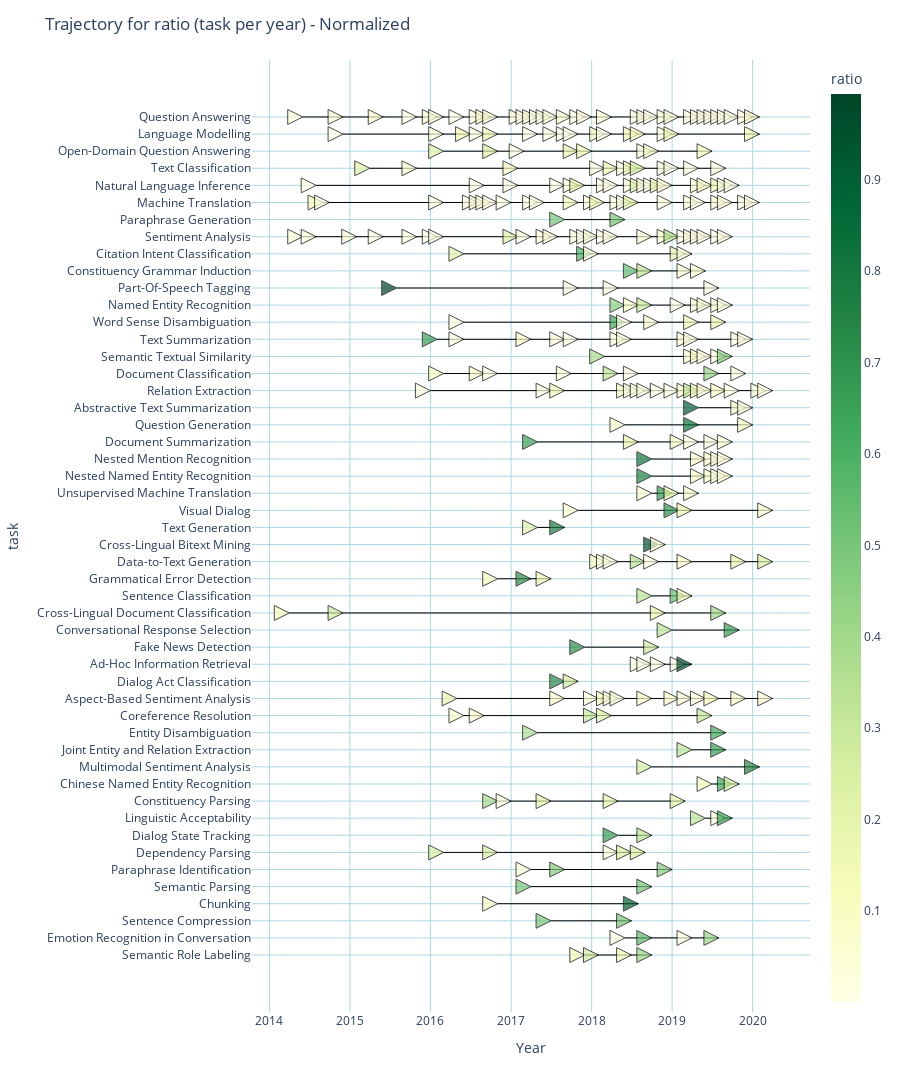

The cell this chart's notebook holds for it:
### Code cell
fig_traj_norm = px.line(average_summary_IN3, x="date", y="task", color="task")

# this trace adds first all the dates with a data point attached to it
# fig3_df=average_summary[average_summary["in_trajectory"]=="OUT"]
# fig3_df["date"]=pd.to_datetime(fig3_df['date'])
# fig3_df["date"]=fig3_df["date"].dt.year


# then as use the average_summary df to add only the data that forms a trajectory#
# this value/date is the average of the percentual of maximum value achieved for the metrics at that date.

# This adds/remove those points with value < 1 and > 0.5
#add_white("task")

fig_traj_norm.add_trace(
    go.Scatter(
        x=average_summary_IN3["date"],
        y=average_summary_IN3["task"],
        mode="markers",
        name=None,
        hovertemplate=average_summary_IN3["task"]
        + "<BR>task: "
        + average_summary_IN3["task"]
        + "<BR>date: "
        + average_summary_IN3["date"].astype("string")
        + "<BR>ratio: "
        + average_summary_IN3["ratio"].astype("string"),
        marker=dict(
            size=15,  # alpha ratio
            symbol=48,  # https://plotly.com/python/marker-style/
            opacity=0.7,  # alpha ratio
            color=average_summary_IN3["ratio"],  # set color equal to a variable
            colorscale="YlGn",  # one of plotly colorscales
            colorbar=dict(title="ratio", lenmode="pixels"),
            showscale=True,
        ),
    )
)


fig_traj_norm.update_traces(
    marker=dict(line=dict(color="black", width=1)),
    line=dict(width=1, color="black"),
)

fig_traj_norm.update_xaxes(showgrid=True, gridcolor="lightBlue", title="Year")
fig_traj_norm.update_yaxes(showgrid=True, gridcolor="lightBlue", title="task")

fig_traj_norm.update_layout(
    title="Trajectory for ratio (task per year) - Normalized",
    showlegend=False,
    plot_bgcolor="white",
    height=2000,
    width=900,
    xaxis=dict(
        tickmode="auto",
    ),
)  # set the background colour)

# fig.update_layout(margin_pad=1)

fig_traj_norm.show()

import plotly.io as pio
# save trajectory plot to file
pio.write_image(fig_traj_norm, "./PLOT_4_plots/fig_traj_norm.png")

### Figure 1 — Plotly figure (JSON) as saved in the notebook; plotly's stock layout.template omitted (floating-point values rounded to 4 significant figures; data arrays with more than 128 entries replaced by an {"elided": "..."} marker saying what was removed)
{"data": [{"hovertemplate": "task=%{y}<br>date=%{x}<extra></extra>", "legendgroup": "Question Answering", "line": {"color": "black", "dash": "solid", "width": 1}, "marker": {"line": {"color": "black", "width": 1}}, "mode": "lines", "name": "Question Answering", "orientation": "v", "showlegend": true, "type": "scatter", "x": ["2014-06", "2014-12", "2015-06", "2015-11", "2016-02", "2016-03", "2016-06", "2016-09", "2016-10", "2016-11", "2017-03", "2017-04", "2017-05", "2017-06", "2017-07", "2017-08", "2017-10", "2017-12", "2018-01", "2018-04", "2018-09", "2018-10", "2018-11", "2019-01", "2019-02", "2019-05", "2019-06", "2019-07", "2019-08", "2019-09", "2019-10", "2019-11", "2020-01", "2020-02"], "xaxis": "x", "y": ["Question Answering", "Question Answering", "Question Answering", "Question Answering", "Question Answering", "Question Answering", "Question Answering", "Question Answering", "Question Answering", "Question Answering", "Question Answering", "Question Answering", "Question Answering", "Question Answering", "Question Answering", "Question Answering", "Question Answering", "Question Answering", "Question Answering", "Question Answering", "Question Answering", "Question Answering", "Question Answering", "Question Answering", "Question Answering", "Question Answering", "Question Answering", "Question Answering", "Question Answering", "Question Answering", "Question Answering", "Question Answering", "Question Answering", "Question Answering"], "yaxis": "y"}, {"hovertemplate": "task=%{y}<br>date=%{x}<extra></extra>", "legendgroup": "Language Modelling", "line": {"color": "black", "dash": "solid", "width": 1}, "marker": {"line": {"color": "black", "width": 1}}, "mode": "lines", "name": "Language Modelling", "orientation": "v", "showlegend": true, "type": "scatter", "x": ["2014-12", "2016-03", "2016-07", "2016-09", "2016-11", "2017-05", "2017-08", "2017-10", "2017-11", "2018-03", "2018-04", "2018-08", "2018-09", "2019-01", "2019-02", "2020-02"], "xaxis": "x", "y": ["Language Modelling", "Language Modelling", "Language Modelling", "Language Modelling", "Language Modelling", "Language Modelling", "Language Modelling", "Language Modelling", "Language Modelling", "Language Modelling", "Language Modelling", "Language Modelling", "Language Modelling", "Language Modelling", "Language Modelling", "Language Modelling"], "yaxis": "y"}, {"hovertemplate": "task=%{y}<br>date=%{x}<extra></extra>", "legendgroup": "Open-Domain Question Answering", "line": {"color": "black", "dash": "solid", "width": 1}, "marker": {"line": {"color": "black", "width": 1}}, "mode": "lines", "name": "Open-Domain Question Answering", "orientation": "v", "showlegend": true, "type": "scatter", "x": ["2016-03", "2016-11", "2017-03", "2017-11", "2018-01", "2018-10", "2018-11", "2019-07"], "xaxis": "x", "y": ["Open-Domain Question Answering", "Open-Domain Question Answering", "Open-Domain Question Answering", "Open-Domain Question Answering", "Open-Domain Question Answering", "Open-Domain Question Answering", "Open-Domain Question Answering", "Open-Domain Question Answering"], "yaxis": "y"}, {"hovertemplate": "task=%{y}<br>date=%{x}<extra></extra>", "legendgroup": "Text Classification", "line": {"color": "black", "dash": "solid", "width": 1}, "marker": {"line": {"color": "black", "width": 1}}, "mode": "lines", "name": "Text Classification", "orientation": "v", "showlegend": true, "type": "scatter", "x": ["2015-04", "2015-11", "2017-02", "2018-03", "2018-05", "2018-07", "2018-08", "2018-09", "2019-01", "2019-02", "2019-05", "2019-09"], "xaxis": "x", "y": ["Text Classification", "Text Classification", "Text Classification", "Text Classification", "Text Classification", "Text Classification", "Text Classification", "Text Classification", "Text Classification", "Text Classification", "Text Classification", "Text Classification"], "yaxis": "y"}, {"hovertemplate": "task=%{y}<br>date=%{x}<extra></extra>", "legendgroup": "Natural Language Inference", "line": {"color": "black", "dash": "solid", "width": 1}, "marker": {"line": {"color": "black", "width": 1}}, "mode": "lines", "name": "Natural Language Inference", "orientation": "v", "showlegend": true, "type": "scatter", "x": ["2014-08", "2016-09", "2017-02", "2017-09", "2017-11", "2017-12", "2018-04", "2018-05", "2018-08", "2018-09", "2018-10", "2018-11", "2018-12", "2019-01", "2019-06", "2019-07", "2019-09", "2019-10", "2019-11"], "xaxis": "x", "y": ["Natural Language Inference", "Natural Language Inference", "Natural Language Inference", "Natural Language Inference", "Natural Language Inference", "Natural Language Inference", "Natural Language Inference", "Natural Language Inference", "Natural Language Inference", "Natural Language Inference", "Natural Language Inference", "Natural Language Inference", "Natural Language Inference", "Natural Language Inference", "Natural Language Inference", "Natural Language Inference", "Natural Language Inference", "Natural Language Inference", "Natural Language Inference"], "yaxis": "y"}, {"hovertemplate": "task=%{y}<br>date=%{x}<extra></extra>", "legendgroup": "Machine Translation", "line": {"color": "black", "dash": "solid", "width": 1}, "marker": {"line": {"color": "black", "width": 1}}, "mode": "lines", "name": "Machine Translation", "orientation": "v", "showlegend": true, "type": "scatter", "x": ["2014-09", "2014-10", "2016-03", "2016-08", "2016-09", "2016-10", "2016-11", "2017-01", "2017-05", "2017-06", "2017-11", "2018-02", "2018-03", "2018-06", "2018-07", "2018-08", "2019-01", "2019-05", "2019-06", "2019-09", "2019-10", "2020-01", "2020-02"], "xaxis": "x", "y": ["Machine Translation", "Machine Translation", "Machine Translation", "Machine Translation", "Machine Translation", "Machine Translation", "Machine Translation", "Machine Translation", "Machine Translation", "Machine Translation", "Machine Translation", "Machine Translation", "Machine Translation", "Machine Translation", "Machine Translation", "Machine Translation", "Machine Translation", "Machine Translation", "Machine Translation", "Machine Translation", "Machine Translation", "Machine Translation", "Machine Translation"], "yaxis": "y"}, {"hovertemplate": "task=%{y}<br>date=%{x}<extra></extra>", "legendgroup": "Paraphrase Generation", "line": {"color": "black", "dash": "solid", "width": 1}, "marker": {"line": {"color": "black", "width": 1}}, "mode": "lines", "name": "Paraphrase Generation", "orientation": "v", "showlegend": true, "type": "scatter", "x": ["2017-09", "2018-06"], "xaxis": "x", "y": ["Paraphrase Generation", "Paraphrase Generation"], "yaxis": "y"}, {"hovertemplate": "task=%{y}<br>date=%{x}<extra></extra>", "legendgroup": "Sentiment Analysis", "line": {"color": "black", "dash": "solid", "width": 1}, "marker": {"line": {"color": "black", "width": 1}}, "mode": "lines", "name": "Sentiment Analysis", "orientation": "v", "showlegend": true, "type": "scatter", "x": ["2014-06", "2014-08", "2015-02", "2015-06", "2015-11", "2016-02", "2016-03", "2017-02", "2017-04", "2017-07", "2017-08", "2017-12", "2018-01", "2018-02", "2018-04", "2018-05", "2018-10", "2019-01", "2019-02", "2019-04", "2019-05", "2019-06", "2019-07", "2019-09", "2019-10"], "xaxis": "x", "y": ["Sentiment Analysis", "Sentiment Analysis", "Sentiment Analysis", "Sentiment Analysis", "Sentiment Analysis", "Sentiment Analysis", "Sentiment Analysis", "Sentiment Analysis", "Sentiment Analysis", "Sentiment Analysis", "Sentiment Analysis", "Sentiment Analysis", "Sentiment Analysis", "Sentiment Analysis", "Sentiment Analysis", "Sentiment Analysis", "Sentiment Analysis", "Sentiment Analysis", "Sentiment Analysis", "Sentiment Analysis", "Sentiment Analysis", "Sentiment Analysis", "Sentiment Analysis", "Sentiment Analysis", "Sentiment Analysis"], "yaxis": "y"}, {"hovertemplate": "task=%{y}<br>date=%{x}<extra></extra>", "legendgroup": "Citation Intent Classification", "line": {"color": "black", "dash": "solid", "width": 1}, "marker": {"line": {"color": "black", "width": 1}}, "mode": "lines", "name": "Citation Intent Classification", "orientation": "v", "showlegend": true, "type": "scatter", "x": ["2016-06", "2018-01", "2018-02", "2019-03", "2019-04"], "xaxis": "x", "y": ["Citation Intent Classification", "Citation Intent Classification", "Citation Intent Classification", "Citation Intent Classification", "Citation Intent Classification"], "yaxis": "y"}, {"hovertemplate": "task=%{y}<br>date=%{x}<extra></extra>", "legendgroup": "Constituency Grammar Induction", "line": {"color": "black", "dash": "solid", "width": 1}, "marker": {"line": {"color": "black", "width": 1}}, "mode": "lines", "name": "Constituency Grammar Induction", "orientation": "v", "showlegend": true, "type": "scatter", "x": ["2018-08", "2018-10", "2019-04", "2019-06"], "xaxis": "x", "y": ["Constituency Grammar Induction", "Constituency Grammar Induction", "Constituency Grammar Induction", "Constituency Grammar Induction"], "yaxis": "y"}, {"hovertemplate": "task=%{y}<br>date=%{x}<extra></extra>", "legendgroup": "Part-Of-Speech Tagging", "line": {"color": "black", "dash": "solid", "width": 1}, "marker": {"line": {"color": "black", "width": 1}}, "mode": "lines", "name": "Part-Of-Speech Tagging", "orientation": "v", "showlegend": true, "type": "scatter", "x": ["2015-08", "2017-11", "2018-05", "2019-08"], "xaxis": "x", "y": ["Part-Of-Speech Tagging", "Part-Of-Speech Tagging", "Part-Of-Speech Tagging", "Part-Of-Speech Tagging"], "yaxis": "y"}, {"hovertemplate": "task=%{y}<br>date=%{x}<extra></extra>", "legendgroup": "Named Entity Recognition", "line": {"color": "black", "dash": "solid", "width": 1}, "marker": {"line": {"color": "black", "width": 1}}, "mode": "lines", "name": "Named Entity Recognition", "orientation": "v", "showlegend": true, "type": "scatter", "x": ["2018-06", "2018-08", "2018-10", "2019-03", "2019-06", "2019-07", "2019-09", "2019-10"], "xaxis": "x", "y": ["Named Entity Recognition", "Named Entity Recognition", "Named Entity Recognition", "Named Entity Recognition", "Named Entity Recognition", "Named Entity Recognition", "Named Entity Recognition", "Named Entity Recognition"], "yaxis": "y"}, {"hovertemplate": "task=%{y}<br>date=%{x}<extra></extra>", "legendgroup": "Word Sense Disambiguation", "line": {"color": "black", "dash": "solid", "width": 1}, "marker": {"line": {"color": "black", "width": 1}}, "mode": "lines", "name": "Word Sense Disambiguation", "orientation": "v", "showlegend": true, "type": "scatter", "x": ["2016-06", "2018-06", "2018-07", "2018-11", "2019-05", "2019-09"], "xaxis": "x", "y": ["Word Sense Disambiguation", "Word Sense Disambiguation", "Word Sense Disambiguation", "Word Sense Disambiguation", "Word Sense Disambiguation", "Word Sense Disambiguation"], "yaxis": "y"}, {"hovertemplate": "task=%{y}<br>date=%{x}<extra></extra>", "legendgroup": "Text Summarization", "line": {"color": "black", "dash": "solid", "width": 1}, "marker": {"line": {"color": "black", "width": 1}}, "mode": "lines", "name": "Text Summarization", "orientation": "v", "showlegend": true, "type": "scatter", "x": ["2016-02", "2016-06", "2017-04", "2017-09", "2017-11", "2018-06", "2018-07", "2019-04", "2019-05", "2019-12", "2020-01"], "xaxis": "x", "y": ["Text Summarization", "Text Summarization", "Text Summarization", "Text Summarization", "Text Summarization", "Text Summarization", "Text Summarization", "Text Summarization", "Text Summarization", "Text Summarization", "Text Summarization"], "yaxis": "y"}, {"hovertemplate": "task=%{y}<br>date=%{x}<extra></extra>", "legendgroup": "Semantic Textual Similarity", "line": {"color": "black", "dash": "solid", "width": 1}, "marker": {"line": {"color": "black", "width": 1}}, "mode": "lines", "name": "Semantic Textual Similarity", "orientation": "v", "showlegend": true, "type": "scatter", "x": ["2018-03", "2019-05", "2019-06", "2019-07", "2019-09", "2019-10"], "xaxis": "x", "y": ["Semantic Textual Similarity", "Semantic Textual Similarity", "Semantic Textual Similarity", "Semantic Textual Similarity", "Semantic Textual Similarity", "Semantic Textual Similarity"], "yaxis": "y"}, {"hovertemplate": "task=%{y}<br>date=%{x}<extra></extra>", "legendgroup": "Document Classification", "line": {"color": "black", "dash": "solid", "width": 1}, "marker": {"line": {"color": "black", "width": 1}}, "mode": "lines", "name": "Document Classification", "orientation": "v", "showlegend": true, "type": "scatter", "x": ["2016-03", "2016-09", "2016-11", "2017-10", "2018-05", "2018-08", "2019-08", "2019-12"], "xaxis": "x", "y": ["Document Classification", "Document Classification", "Document Classification", "Document Classification", "Document Classification", "Document Classification", "Document Classification", "Document Classification"], "yaxis": "y"}, {"hovertemplate": "task=%{y}<br>date=%{x}<extra></extra>", "legendgroup": "Relation Extraction", "line": {"color": "black", "dash": "solid", "width": 1}, "marker": {"line": {"color": "black", "width": 1}}, "mode": "lines", "name": "Relation Extraction", "orientation": "v", "showlegend": true, "type": "scatter", "x": ["2016-01", "2017-07", "2017-09", "2018-07", "2018-08", "2018-09", "2018-10", "2018-12", "2019-02", "2019-04", "2019-05", "2019-06", "2019-07", "2019-09", "2019-11", "2020-03", "2020-04"], "xaxis": "x", "y": ["Relation Extraction", "Relation Extraction", "Relation Extraction", "Relation Extraction", "Relation Extraction", "Relation Extraction", "Relation Extraction", "Relation Extraction", "Relation Extraction", "Relation Extraction", "Relation Extraction", "Relation Extraction", "Relation Extraction", "Relation Extraction", "Relation Extraction", "Relation Extraction", "Relation Extraction"], "yaxis": "y"}, {"hovertemplate": "task=%{y}<br>date=%{x}<extra></extra>", "legendgroup": "Abstractive Text Summarization", "line": {"color": "black", "dash": "solid", "width": 1}, "marker": {"line": {"color": "black", "width": 1}}, "mode": "lines", "name": "Abstractive Text Summarization", "orientation": "v", "showlegend": true, "type": "scatter", "x": ["2019-05", "2019-12", "2020-01"], "xaxis": "x", "y": ["Abstractive Text Summarization", "Abstractive Text Summarization", "Abstractive Text Summarization"], "yaxis": "y"}, {"hovertemplate": "task=%{y}<br>date=%{x}<extra></extra>", "legendgroup": "Question Generation", "line": {"color": "black", "dash": "solid", "width": 1}, "marker": {"line": {"color": "black", "width": 1}}, "mode": "lines", "name": "Question Generation", "orientation": "v", "showlegend": true, "type": "scatter", "x": ["2018-06", "2019-05", "2020-01"], "xaxis": "x", "y": ["Question Generation", "Question Generation", "Question Generation"], "yaxis": "y"}, {"hovertemplate": "task=%{y}<br>date=%{x}<extra></extra>", "legendgroup": "Document Summarization", "line": {"color": "black", "dash": "solid", "width": 1}, "marker": {"line": {"color": "black", "width": 1}}, "mode": "lines", "name": "Document Summarization", "orientation": "v", "showlegend": true, "type": "scatter", "x": ["2017-05", "2018-08", "2019-03", "2019-05", "2019-08", "2019-10"], "xaxis": "x", "y": ["Document Summarization", "Document Summarization", "Document Summarization", "Document Summarization", "Document Summarization", "Document Summarization"], "yaxis": "y"}, {"hovertemplate": "task=%{y}<br>date=%{x}<extra></extra>", "legendgroup": "Nested Mention Recognition", "line": {"color": "black", "dash": "solid", "width": 1}, "marker": {"line": {"color": "black", "width": 1}}, "mode": "lines", "name": "Nested Mention Recognition", "orientation": "v", "showlegend": true, "type": "scatter", "x": ["2018-10", "2019-06", "2019-08", "2019-09", "2019-10"], "xaxis": "x", "y": ["Nested Mention Recognition", "Nested Mention Recognition", "Nested Mention Recognition", "Nested Mention Recognition", "Nested Mention Recognition"], "yaxis": "y"}, {"hovertemplate": "task=%{y}<br>date=%{x}<extra></extra>", "legendgroup": "Nested Named Entity Recognition", "line": {"color": "black", "dash": "solid", "width": 1}, "marker": {"line": {"color": "black", "width": 1}}, "mode": "lines", "name": "Nested Named Entity Recognition", "orientation": "v", "showlegend": true, "type": "scatter", "x": ["2018-10", "2019-06", "2019-08", "2019-09", "2019-10"], "xaxis": "x", "y": ["Nested Named Entity Recognition", "Nested Named Entity Recognition", "Nested Named Entity Recognition", "Nested Named Entity Recognition", "Nested Named Entity Recognition"], "yaxis": "y"}, {"hovertemplate": "task=%{y}<br>date=%{x}<extra></extra>", "legendgroup": "Unsupervised Machine Translation", "line": {"color": "black", "dash": "solid", "width": 1}, "marker": {"line": {"color": "black", "width": 1}}, "mode": "lines", "name": "Unsupervised Machine Translation", "orientation": "v", "showlegend": true, "type": "scatter", "x": ["2018-10", "2019-01", "2019-02", "2019-05"], "xaxis": "x", "y": ["Unsupervised Machine Translation", "Unsupervised Machine Translation", "Unsupervised Machine Translation", "Unsupervised Machine Translation"], "yaxis": "y"}, {"hovertemplate": "task=%{y}<br>date=%{x}<extra></extra>", "legendgroup": "Visual Dialog", "line": {"color": "black", "dash": "solid", "width": 1}, "marker": {"line": {"color": "black", "width": 1}}, "mode": "lines", "name": "Visual Dialog", "orientation": "v", "showlegend": true, "type": "scatter", "x": ["2017-11", "2019-02", "2019-04", "2020-04"], "xaxis": "x", "y": ["Visual Dialog", "Visual Dialog", "Visual Dialog", "Visual Dialog"], "yaxis": "y"}, {"hovertemplate": "task=%{y}<br>date=%{x}<extra></extra>", "legendgroup": "Text Generation", "line": {"color": "black", "dash": "solid", "width": 1}, "marker": {"line": {"color": "black", "width": 1}}, "mode": "lines", "name": "Text Generation", "orientation": "v", "showlegend": true, "type": "scatter", "x": ["2017-05", "2017-09"], "xaxis": "x", "y": ["Text Generation", "Text Generation"], "yaxis": "y"}, {"hovertemplate": "task=%{y}<br>date=%{x}<extra></extra>", "legendgroup": "Cross-Lingual Bitext Mining", "line": {"color": "black", "dash": "solid", "width": 1}, "marker": {"line": {"color": "black", "width": 1}}, "mode": "lines", "name": "Cross-Lingual Bitext Mining", "orientation": "v", "showlegend": true, "type": "scatter", "x": ["2018-11", "2018-12"], "xaxis": "x", "y": ["Cross-Lingual Bitext Mining", "Cross-Lingual Bitext Mining"], "yaxis": "y"}, {"hovertemplate": "task=%{y}<br>date=%{x}<extra></extra>", "legendgroup": "Data-to-Text Generation", "line": {"color": "black", "dash": "solid", "width": 1}, "marker": {"line": {"color": "black", "width": 1}}, "mode": "lines", "name": "Data-to-Text Generation", "orientation": "v", "showlegend": true, "type": "scatter", "x": ["2018-03", "2018-04", "2018-05", "2018-09", "2018-11", "2019-04", "2019-12", "2020-04"], "xaxis": "x", "y": ["Data-to-Text Generation", "Data-to-Text Generation", "Data-to-Text Generation", "Data-to-Text Generation", "Data-to-Text Generation", "Data-to-Text Generation", "Data-to-Text Generation", "Data-to-Text Generation"], "yaxis": "y"}, {"hovertemplate": "task=%{y}<br>date=%{x}<extra></extra>", "legendgroup": "Grammatical Error Detection", "line": {"color": "black", "dash": "solid", "width": 1}, "marker": {"line": {"color": "black", "width": 1}}, "mode": "lines", "name": "Grammatical Error Detection", "orientation": "v", "showlegend": true, "type": "scatter", "x": ["2016-11", "2017-04", "2017-07"], "xaxis": "x", "y": ["Grammatical Error Detection", "Grammatical Error Detection", "Grammatical Error Detection"], "yaxis": "y"}, {"hovertemplate": "task=%{y}<br>date=%{x}<extra></extra>", "legendgroup": "Sentence Classification", "line": {"color": "black", "dash": "solid", "width": 1}, "marker": {"line": {"color": "black", "width": 1}}, "mode": "lines", "name": "Sentence Classification", "orientation": "v", "showlegend": true, "type": "scatter", "x": ["2018-10", "2019-03", "2019-04"], "xaxis": "x", "y": ["Sentence Classification", "Sentence Classification", "Sentence Classification"], "yaxis": "y"}, {"hovertemplate": "task=%{y}<br>date=%{x}<extra></extra>", "legendgroup": "Cross-Lingual Document Classification", "line": {"color": "black", "dash": "solid", "width": 1}, "marker": {"line": {"color": "black", "width": 1}}, "mode": "lines", "name": "Cross-Lingual Document Classification", "orientation": "v", "showlegend": true, "type": "scatter", "x": ["2014-04", "2014-12", "2018-12", "2019-09"], "xaxis": "x", "y": ["Cross-Lingual Document Classification", "Cross-Lingual Document Classification", "Cross-Lingual Document Classification", "Cross-Lingual Document Classification"], "yaxis": "y"}, {"hovertemplate": "task=%{y}<br>date=%{x}<extra></extra>", "legendgroup": "Conversational Response Selection", "line": {"color": "black", "dash": "solid", "width": 1}, "marker": {"line": {"color": "black", "width": 1}}, "mode": "lines", "name": "Conversational Response Selection", "orientation": "v", "showlegend": true, "type": "scatter", "x": ["2019-01", "2019-11"], "xaxis": "x", "y": ["Conversational Response Selection", "Conversational Response Selection"], "yaxis": "y"}, {"hovertemplate": "task=%{y}<br>date=%{x}<extra></extra>", "legendgroup": "Fake News Detection", "line": {"color": "black", "dash": "solid", "width": 1}, "marker": {"line": {"color": "black", "width": 1}}, "mode": "lines", "name": "Fake News Detection", "orientation": "v", "showlegend": true, "type": "scatter", "x": ["2017-12", "2018-11"], "xaxis": "x", "y": ["Fake News Detection", "Fake News Detection"], "yaxis": "y"}, {"hovertemplate": "task=%{y}<br>date=%{x}<extra></extra>", "legendgroup": "Ad-Hoc Information Retrieval", "line": {"color": "black", "dash": "solid", "width": 1}, "marker": {"line": {"color": "black", "width": 1}}, "mode": "lines", "name": "Ad-Hoc Information Retrieval", "orientation": "v", "showlegend": true, "type": "scatter", "x": ["2018-09", "2018-10", "2018-12", "2019-03", "2019-04"], "xaxis": "x", "y": ["Ad-Hoc Information Retrieval", "Ad-Hoc Information Retrieval", "Ad-Hoc Information Retrieval", "Ad-Hoc Information Retrieval", "Ad-Hoc Information Retrieval"], "yaxis": "y"}, {"hovertemplate": "task=%{y}<br>date=%{x}<extra></extra>", "legendgroup": "Dialog Act Classification", "line": {"color": "black", "dash": "solid", "width": 1}, "marker": {"line": {"color": "black", "width": 1}}, "mode": "lines", "name": "Dialog Act Classification", "orientation": "v", "showlegend": true, "type": "scatter", "x": ["2017-09", "2017-11"], "xaxis": "x", "y": ["Dialog Act Classification", "Dialog Act Classification"], "yaxis": "y"}, {"hovertemplate": "task=%{y}<br>date=%{x}<extra></extra>", "legendgroup": "Aspect-Based Sentiment Analysis", "line": {"color": "black", "dash": "solid", "width": 1}, "marker": {"line": {"color": "black", "width": 1}}, "mode": "lines", "name": "Aspect-Based Sentiment Analysis", "orientation": "v", "showlegend": true, "type": "scatter", "x": ["2016-05", "2017-09", "2018-02", "2018-04", "2018-05", "2018-06", "2018-10", "2019-02", "2019-04", "2019-06", "2019-08", "2019-12", "2020-04"], "xaxis": "x", "y": ["Aspect-Based Sentiment Analysis", "Aspect-Based Sentiment Analysis", "Aspect-Based Sentiment Analysis", "Aspect-Based Sentiment Analysis", "Aspect-Based Sentiment Analysis", "Aspect-Based Sentiment Analysis", "Aspect-Based Sentiment Analysis", "Aspect-Based Sentiment Analysis", "Aspect-Based Sentiment Analysis", "Aspect-Based Sentiment Analysis", "Aspect-Based Sentiment Analysis", "Aspect-Based Sentiment Analysis", "Aspect-Based Sentiment Analysis"], "yaxis": "y"}, {"hovertemplate": "task=%{y}<br>date=%{x}<extra></extra>", "legendgroup": "Coreference Resolution", "line": {"color": "black", "dash": "solid", "width": 1}, "marker": {"line": {"color": "black", "width": 1}}, "mode": "lines", "name": "Coreference Resolution", "orientation": "v", "showlegend": true, "type": "scatter", "x": ["2016-06", "2016-09", "2018-02", "2018-04", "2019-07"], "xaxis": "x", "y": ["Coreference Resolution", "Coreference Resolution", "Coreference Resolution", "Coreference Resolution", "Coreference Resolution"], "yaxis": "y"}, {"hovertemplate": "task=%{y}<br>date=%{x}<extra></extra>", "legendgroup": "Entity Disambiguation", "line": {"color": "black", "dash": "solid", "width": 1}, "marker": {"line": {"color": "black", "width": 1}}, "mode": "lines", "name": "Entity Disambiguation", "orientation": "v", "showlegend": true, "type": "scatter", "x": ["2017-05", "2019-09"], "xaxis": "x", "y": ["Entity Disambiguation", "Entity Disambiguation"], "yaxis": "y"}, {"hovertemplate": "task=%{y}<br>date=%{x}<extra></extra>", "legendgroup": "Joint Entity and Relation Extraction", "line": {"color": "black", "dash": "solid", "width": 1}, "marker": {"line": {"color": "black", "width": 1}}, "mode": "lines", "name": "Joint Entity and Relation Extraction", "orientation": "v", "showlegend": true, "type": "scatter", "x": ["2019-04", "2019-09"], "xaxis": "x", "y": ["Joint Entity and Relation Extraction", "Joint Entity and Relation Extraction"], "yaxis": "y"}, {"hovertemplate": "task=%{y}<br>date=%{x}<extra></extra>", "legendgroup": "Multimodal Sentiment Analysis", "line": {"color": "black", "dash": "solid", "width": 1}, "marker": {"line": {"color": "black", "width": 1}}, "mode": "lines", "name": "Multimodal Sentiment Analysis", "orientation": "v", "showlegend": true, "type": "scatter", "x": ["2018-10", "2020-02"], "xaxis": "x", "y": ["Multimodal Sentiment Analysis", "Multimodal Sentiment Analysis"], "yaxis": "y"}, {"hovertemplate": "task=%{y}<br>date=%{x}<extra></extra>", "legendgroup": "Chinese Named Entity Recognition", "line": {"color": "black", "dash": "solid", "width": 1}, "marker": {"line": {"color": "black", "width": 1}}, "mode": "lines", "name": "Chinese Named Entity Recognition", "orientation": "v", "showlegend": true, "type": "scatter", "x": ["2019-07", "2019-10", "2019-11"], "xaxis": "x", "y": ["Chinese Named Entity Recognition", "Chinese Named Entity Recognition", "Chinese Named Entity Recognition"], "yaxis": "y"}, {"hovertemplate": "task=%{y}<br>date=%{x}<extra></extra>", "legendgroup": "Constituency Parsing", "line": {"color": "black", "dash": "solid", "width": 1}, "marker": {"line": {"color": "black", "width": 1}}, "mode": "lines", "name": "Constituency Parsing", "orientation": "v", "showlegend": true, "type": "scatter", "x": ["2016-11", "2017-01", "2017-07", "2018-05", "2019-03"], "xaxis": "x", "y": ["Constituency Parsing", "Constituency Parsing", "Constituency Parsing", "Constituency Parsing", "Constituency Parsing"], "yaxis": "y"}, {"hovertemplate": "task=%{y}<br>date=%{x}<extra></extra>", "legendgroup": "Linguistic Acceptability", "line": {"color": "black", "dash": "solid", "width": 1}, "marker": {"line": {"color": "black", "width": 1}}, "mode": "lines", "name": "Linguistic Acceptability", "orientation": "v", "showlegend": true, "type": "scatter", "x": ["2019-06", "2019-09", "2019-10"], "xaxis": "x", "y": ["Linguistic Acceptability", "Linguistic Acceptability", "Linguistic Acceptability"], "yaxis": "y"}, {"hovertemplate": "task=%{y}<br>date=%{x}<extra></extra>", "legendgroup": "Dialog State Tracking", "line": {"color": "black", "dash": "solid", "width": 1}, "marker": {"line": {"color": "black", "width": 1}}, "mode": "lines", "name": "Dialog State Tracking", "orientation": "v", "showlegend": true, "type": "scatter", "x": ["2018-05", "2018-10"], "xaxis": "x", "y": ["Dialog State Tracking", "Dialog State Tracking"], "yaxis": "y"}, {"hovertemplate": "task=%{y}<br>date=%{x}<extra></extra>", "legendgroup": "Dependency Parsing", "line": {"color": "black", "dash": "solid", "width": 1}, "marker": {"line": {"color": "black", "width": 1}}, "mode": "lines", "name": "Dependency Parsing", "orientation": "v", "showlegend": true, "type": "scatter", "x": ["2016-03", "2016-11", "2018-05", "2018-07", "2018-09"], "xaxis": "x", "y": ["Dependency Parsing", "Dependency Parsing", "Dependency Parsing", "Dependency Parsing", "Dependency Parsing"], "yaxis": "y"}, {"hovertemplate": "task=%{y}<br>date=%{x}<extra></extra>", "legendgroup": "Paraphrase Identification", "line": {"color": "black", "dash": "solid", "width": 1}, "marker": {"line": {"color": "black", "width": 1}}, "mode": "lines", "name": "Paraphrase Identification", "orientation": "v", "showlegend": true, "type": "scatter", "x": ["2017-04", "2017-09", "2019-01"], "xaxis": "x", "y": ["Paraphrase Identification", "Paraphrase Identification", "Paraphrase Identification"], "yaxis": "y"}, {"hovertemplate": "task=%{y}<br>date=%{x}<extra></extra>", "legendgroup": "Semantic Parsing", "line": {"color": "black", "dash": "solid", "width": 1}, "marker": {"line": {"color": "black", "width": 1}}, "mode": "lines", "name": "Semantic Parsing", "orientation": "v", "showlegend": true, "type": "scatter", "x": ["2017-04", "2018-10"], "xaxis": "x", "y": ["Semantic Parsing", "Semantic Parsing"], "yaxis": "y"}, {"hovertemplate": "task=%{y}<br>date=%{x}<extra></extra>", "legendgroup": "Chunking", "line": {"color": "black", "dash": "solid", "width": 1}, "marker": {"line": {"color": "black", "width": 1}}, "mode": "lines", "name": "Chunking", "orientation": "v", "showlegend": true, "type": "scatter", "x": ["2016-11", "2018-08"], "xaxis": "x", "y": ["Chunking", "Chunking"], "yaxis": "y"}, {"hovertemplate": "task=%{y}<br>date=%{x}<extra></extra>", "legendgroup": "Sentence Compression", "line": {"color": "black", "dash": "solid", "width": 1}, "marker": {"line": {"color": "black", "width": 1}}, "mode": "lines", "name": "Sentence Compression", "orientation": "v", "showlegend": true, "type": "scatter", "x": ["2017-07", "2018-07"], "xaxis": "x", "y": ["Sentence Compression", "Sentence Compression"], "yaxis": "y"}, {"hovertemplate": "task=%{y}<br>date=%{x}<extra></extra>", "legendgroup": "Emotion Recognition in Conversation", "line": {"color": "black", "dash": "solid", "width": 1}, "marker": {"line": {"color": "black", "width": 1}}, "mode": "lines", "name": "Emotion Recognition in Conversation", "orientation": "v", "showlegend": true, "type": "scatter", "x": ["2018-06", "2018-10", "2019-04", "2019-08"], "xaxis": "x", "y": ["Emotion Recognition in Conversation", "Emotion Recognition in Conversation", "Emotion Recognition in Conversation", "Emotion Recognition in Conversation"], "yaxis": "y"}, {"hovertemplate": "task=%{y}<br>date=%{x}<extra></extra>", "legendgroup": "Semantic Role Labeling", "line": {"color": "black", "dash": "solid", "width": 1}, "marker": {"line": {"color": "black", "width": 1}}, "mode": "lines", "name": "Semantic Role Labeling", "orientation": "v", "showlegend": true, "type": "scatter", "x": ["2017-12", "2018-02", "2018-07", "2018-10"], "xaxis": "x", "y": ["Semantic Role Labeling", "Semantic Role Labeling", "Semantic Role Labeling", "Semantic Role Labeling"], "yaxis": "y"}, {"hovertemplate": {"elided": "330 str values"}, "line": {"color": "black", "width": 1}, "marker": {"color": {"elided": "330 float values"}, "colorbar": {"lenmode": "pixels", "title": {"text": "ratio"}}, "colorscale": [[0, "rgb(255,255,229)"], [0.125, "rgb(247,252,185)"], [0.25, "rgb(217,240,163)"], [0.375, "rgb(173,221,142)"], [0.5, "rgb(120,198,121)"], [0.625, "rgb(65,171,93)"], [0.75, "rgb(35,132,67)"], [0.875, "rgb(0,104,55)"], [1, "rgb(0,69,41)"]], "line": {"color": "black", "width": 1}, "opacity": 0.7, "showscale": true, "size": 15, "symbol": 48}, "mode": "markers", "type": "scatter", "x": {"elided": "330 str values"}, "y": {"elided": "330 str values"}}], "layout": {"height": 2000, "legend": {"title": {"text": "task"}, "tracegroupgap": 0}, "margin": {"t": 60}, "plot_bgcolor": "white", "showlegend": false, "title": {"text": "Trajectory for ratio (task per year) - Normalized"}, "width": 900, "xaxis": {"anchor": "y", "domain": [0, 1], "gridcolor": "lightBlue", "showgrid": true, "tickmode": "auto", "title": {"text": "Year"}}, "yaxis": {"anchor": "x", "categoryarray": ["Semantic Role Labeling", "Emotion Recognition in Conversation", "Sentence Compression", "Chunking", "Semantic Parsing", "Paraphrase Identification", "Dependency Parsing", "Dialog State Tracking", "Linguistic Acceptability", "Constituency Parsing", "Chinese Named Entity Recognition", "Multimodal Sentiment Analysis", "Joint Entity and Relation Extraction", "Entity Disambiguation", "Coreference Resolution", "Aspect-Based Sentiment Analysis", "Dialog Act Classification", "Ad-Hoc Information Retrieval", "Fake News Detection", "Conversational Response Selection", "Cross-Lingual Document Classification", "Sentence Classification", "Grammatical Error Detection", "Data-to-Text Generation", "Cross-Lingual Bitext Mining", "Text Generation", "Visual Dialog", "Unsupervised Machine Translation", "Nested Named Entity Recognition", "Nested Mention Recognition", "Document Summarization", "Question Generation", "Abstractive Text Summarization", "Relation Extraction", "Document Classification", "Semantic Textual Similarity", "Text Summarization", "Word Sense Disambiguation", "Named Entity Recognition", "Part-Of-Speech Tagging", "Constituency Grammar Induction", "Citation Intent Classification", "Sentiment Analysis", "Paraphrase Generation", "Machine Translation", "Natural Language Inference", "Text Classification", "Open-Domain Question Answering", "Language Modelling", "Question Answering"], "categoryorder": "array", "domain": [0, 1], "gridcolor": "lightBlue", "showgrid": true, "title": {"text": "task"}}}}
